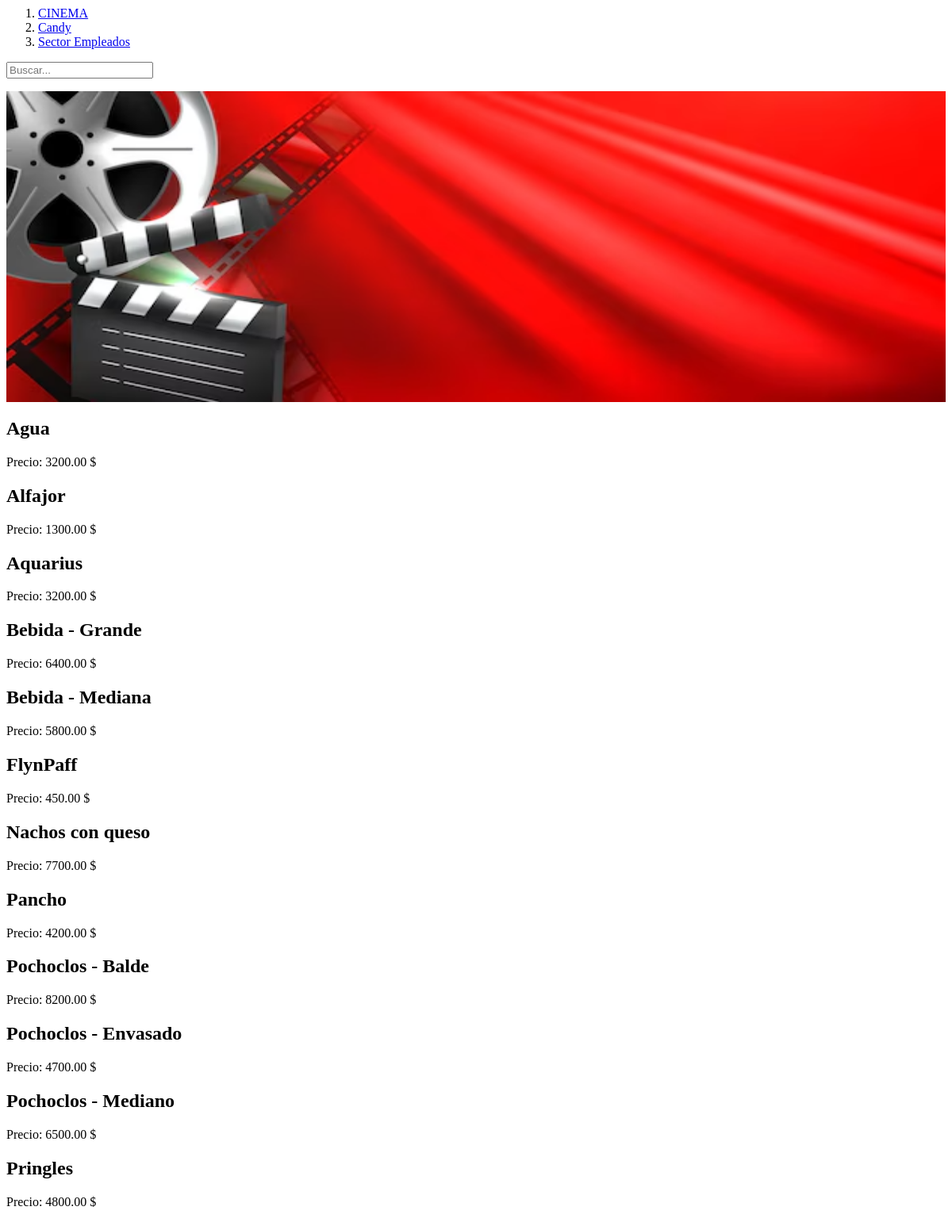
The app's page /candy/, older data.
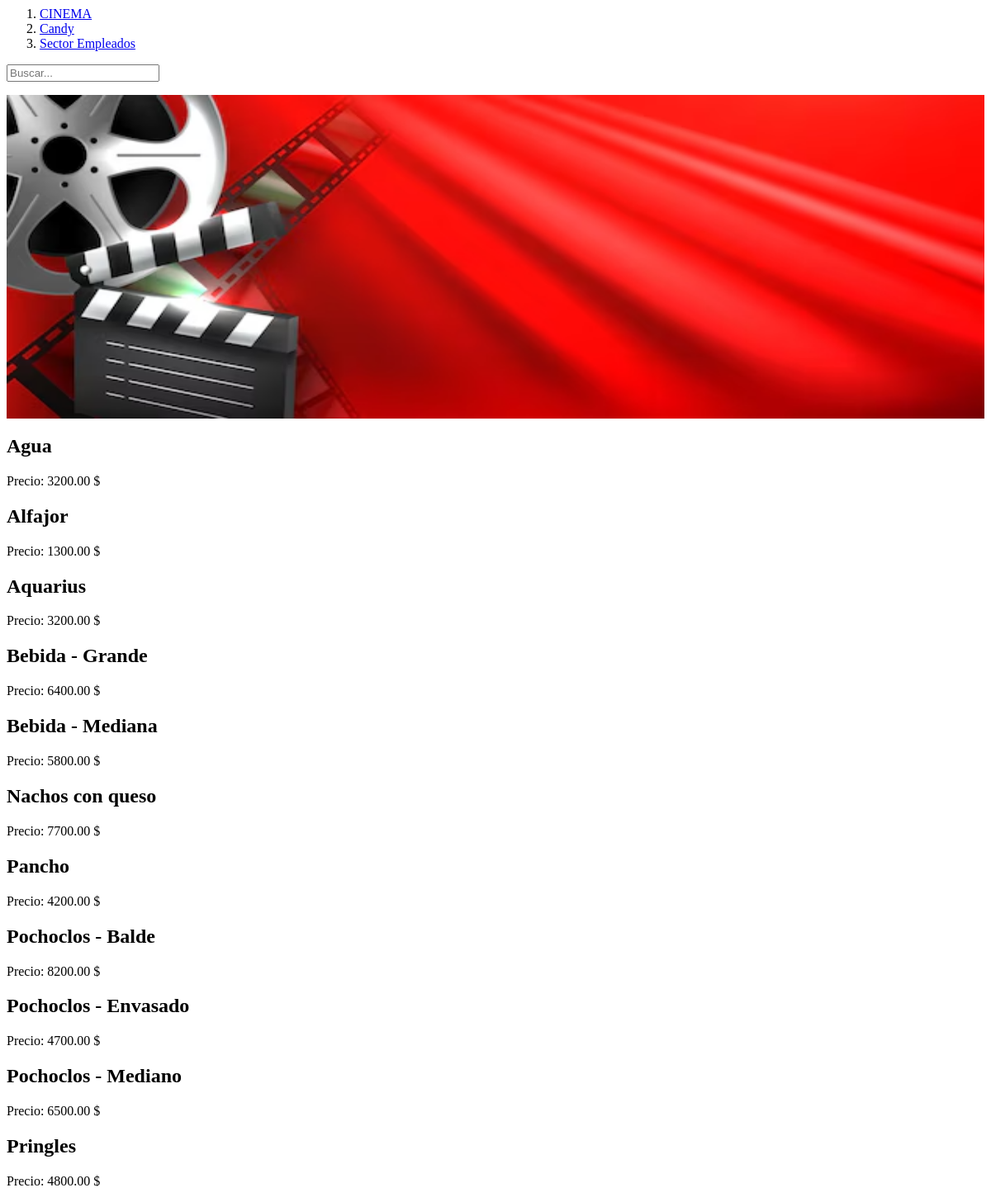
The same page, newer data.
### candy/models.py (models this page shows)
class Candy(models.Model):
    nombre = models.CharField(max_length=100)
    precio = models.DecimalField(max_digits=10, decimal_places=2)

### candy/views.py (the view)
# urls.py: path('candy/', views.candy_list, name='candy_list'),
def candy_list(request):
    busqueda = request.GET.get("busqueda")
    if busqueda:
        candy = Candy.objects.filter(nombre__icontains = busqueda)
    else:
        candy = Candy.objects.all().order_by('nombre')
    context = {'candy': candy}
    return render(request, 'candy/candy_list.html', context)

### candy/templates/candy/candy_list.html (shortened to what this page needs)
{% extends 'candy/base.html' %}
        {% block content %}
            {% for c in candy %}
                <h2>{{ c.nombre }}</h2>
                <p>Precio: {{ c.precio }} $</p>
            {% endfor %}
        {% endblock content %}

Row changes from the older to the newer data that the page shows:
removed Candy: nombre "FlynPaff", precio "450.00"
